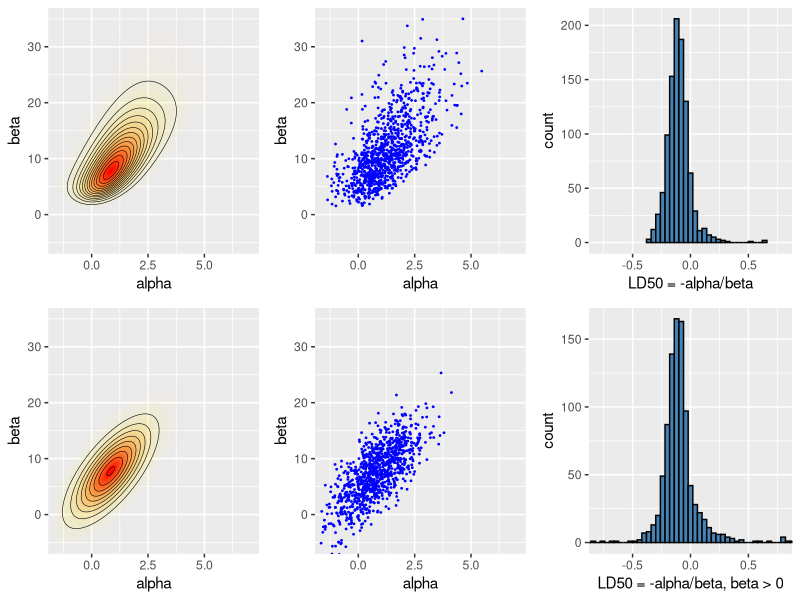

Here is the R script that generated this plot:
#' ---
#' title: "Bayesian data analysis demo 4.1"
#' author: "Aki Vehtari, Markus Paasiniemi"
#' date: "`r format(Sys.Date())`"
#' output:
#'   html_document:
#'     theme: readable
#'     code_download: true
#' ---

#' ## Normal approximation for Bioassay model.
#'

#' ggplot2, grid, and gridExtra are used for plotting, tidyr for
#' manipulating data frames
#+ setup, message=FALSE, error=FALSE, warning=FALSE
library(ggplot2)
library(gridExtra)
library(tidyr)
library(MASS)

#' Bioassay data, (BDA3 page 86)
df1 <- data.frame(
    x = c(-0.86, -0.30, -0.05, 0.73),
    n = c(5, 5, 5, 5),
    y = c(0, 1, 3, 5)
)

#' ### Grid sampling for Bioassay model.

#' Compute the posterior density in a grid
#' 
#' - usually should be computed in logarithms!
#' - with alternative prior, check that range and spacing of A and B
#'   are sensible
A = seq(-1.5, 7, length.out = 100)
B = seq(-5, 35, length.out = 100)
# make vectors that contain all pairwise combinations of A and B
cA <- rep(A, each = length(B))
cB <- rep(B, length(A))
# a helper function to calculate the log likelihood
logl <- function(df, a, b)
    df['y']*(a + b*df['x']) - df['n']*log1p(exp(a + b*df['x']))
# calculate likelihoods: apply logl function for each observation
# ie. each row of data frame of x, n and y
p <- apply(df1, 1, logl, cA, cB) %>% rowSums() %>% exp()

#' Sample from the grid (with replacement)
nsamp <- 1000
samp_indices <- sample(length(p), size = nsamp,
                       replace = T, prob = p/sum(p))
samp_A <- cA[samp_indices[1:nsamp]]
samp_B <- cB[samp_indices[1:nsamp]]
# add random jitter, see BDA3 p. 76
samp_A <- samp_A + runif(nsamp, A[1] - A[2], A[2] - A[1])
samp_B <- samp_B + runif(nsamp, B[1] - B[2], B[2] - B[1])

#' Compute LD50 conditional beta > 0
bpi <- samp_B > 0
samp_ld50 <- -samp_A[bpi]/samp_B[bpi]

#' Create a plot of the posterior density
# limits for the plots
xl <- c(-1.5, 7)
yl <- c(-5, 35)
pos <- ggplot(data = data.frame(cA ,cB, p), aes(x = cA, y = cB)) +
    geom_raster(aes(fill = p, alpha = p), interpolate = T) +
    geom_contour(aes(z = p), colour = 'black', size = 0.2) +
    coord_cartesian(xlim = xl, ylim = yl) +
    labs(x = 'alpha', y = 'beta') +
    scale_fill_gradient(low = 'yellow', high = 'red', guide = F) +
    scale_alpha(range = c(0, 1), guide = F)

#' Plot of the samples
sam <- ggplot(data = data.frame(samp_A, samp_B)) +
    geom_point(aes(samp_A, samp_B), color = 'blue', size = 0.3) +
    coord_cartesian(xlim = xl, ylim = yl) +
    labs(x = 'alpha', y = 'beta')

#' Plot of the histogram of LD50
his <- ggplot() +
    geom_histogram(aes(samp_ld50), binwidth = 0.04,
                   fill = 'steelblue', color = 'black') +
    coord_cartesian(xlim = c(-0.8, 0.8)) +
    labs(x = 'LD50 = -alpha/beta')

#' ### Normal approximation for Bioassay model.

#' Define the function to be optimized
bioassayfun <- function(w, df) {
    z <- w[1] + w[2]*df$x
    -sum(df$y*(z) - df$n*log1p(exp(z)))
}

#' Optimize
w0 <- c(0,0)
optim_res <- optim(w0, bioassayfun, gr = NULL, df1, hessian = T)
w <- optim_res$par
S <- solve(optim_res$hessian)

#' Multivariate normal probability density function
dmvnorm <- function(x, mu, sig){
    exp(-0.5*(length(x)*log(2*pi) + log(det(sig)) + (x-mu)%*%solve(sig, x-mu)))
}
    

#' Evaluate likelihood at points (cA,cB) 
#' this is just for illustration and would not be needed otherwise
p <- apply(cbind(cA, cB), 1, dmvnorm, w, S)

# sample from the multivariate normal 
normsamp <- mvrnorm(nsamp, w, S)

#' Samples of LD50 conditional beta > 0:
#' Normal approximation does not take into account that the posterior
#' is not symmetric and that there is very low density for negative
#' beta values. Based on the draws from the normal approximation
#' is is estimated that there is about 5% probability that beta is negative!
bpi <- normsamp[,2] > 0
normsamp_ld50 <- -normsamp[bpi,1]/normsamp[bpi,2]

#' Create a plot of the posterior density
pos_norm <- ggplot(data = data.frame(cA ,cB, p), aes(x = cA, y = cB)) +
    geom_raster(aes(fill = p, alpha = p), interpolate = T) +
    geom_contour(aes(z = p), colour = 'black', size = 0.2) +
    coord_cartesian(xlim = xl, ylim = yl) +
    labs(x = 'alpha', y = 'beta') +
    scale_fill_gradient(low = 'yellow', high = 'red', guide = F) +
    scale_alpha(range = c(0, 1), guide = F)

#' Plot of the samples
sam_norm <- ggplot(data = data.frame(samp_A=normsamp[,1], samp_B=normsamp[,2])) +
    geom_point(aes(samp_A, samp_B), color = 'blue', size = 0.3) +
    coord_cartesian(xlim = xl, ylim = yl) +
    labs(x = 'alpha', y = 'beta')

#' Plot of the histogram of LD50
his_norm <- ggplot() +
    geom_histogram(aes(normsamp_ld50), binwidth = 0.04,
                   fill = 'steelblue', color = 'black') +
    coord_cartesian(xlim = c(-0.8, 0.8)) +
    labs(x = 'LD50 = -alpha/beta, beta > 0')

#' Combine the plots
grid.arrange(pos, sam, his, pos_norm, sam_norm, his_norm, ncol = 3)
